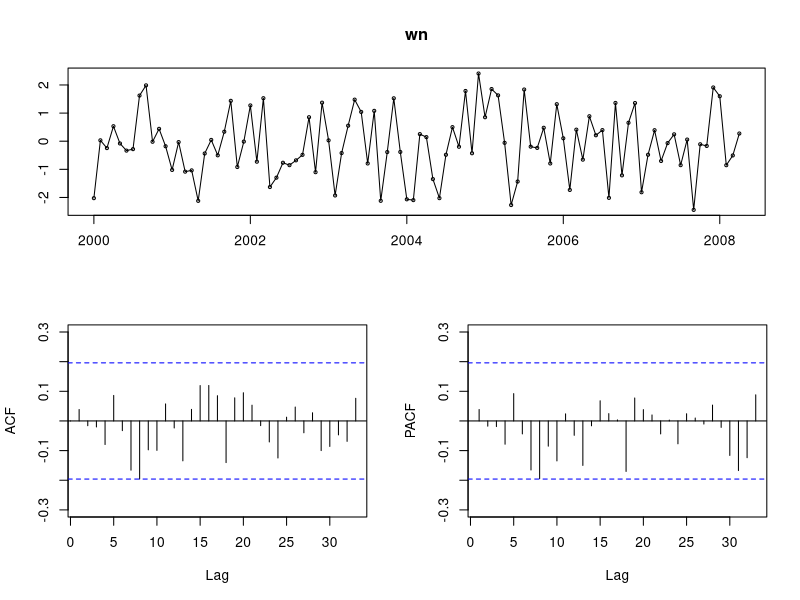
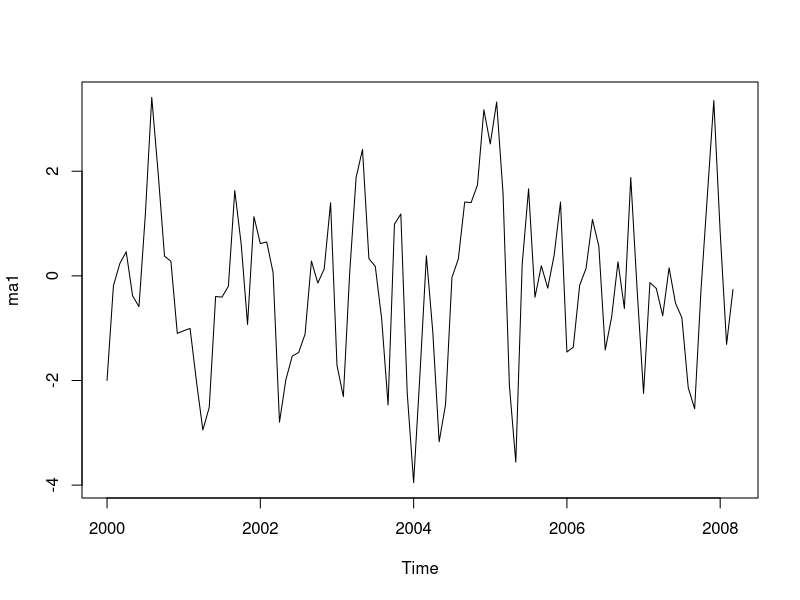
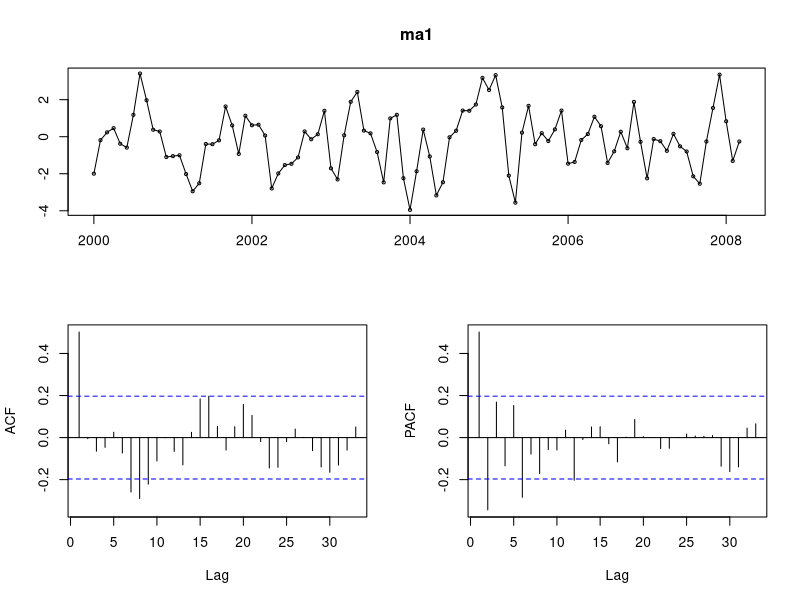
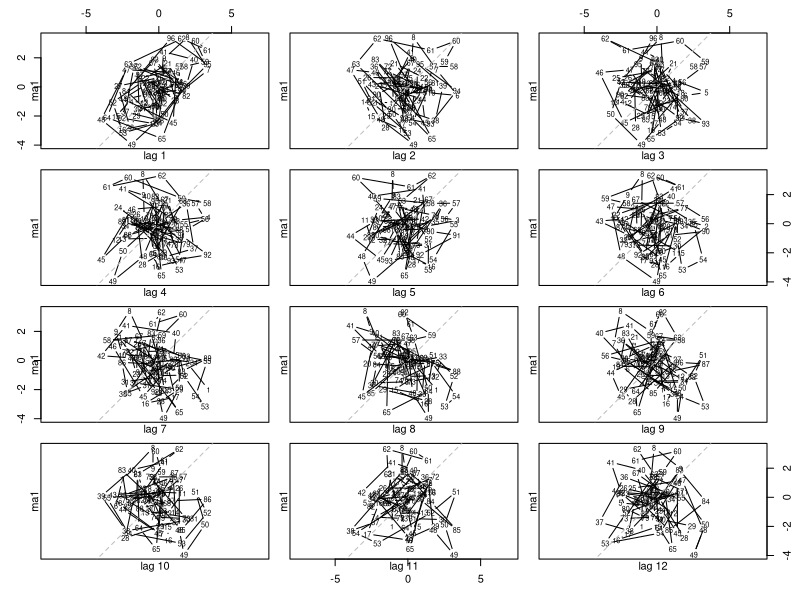
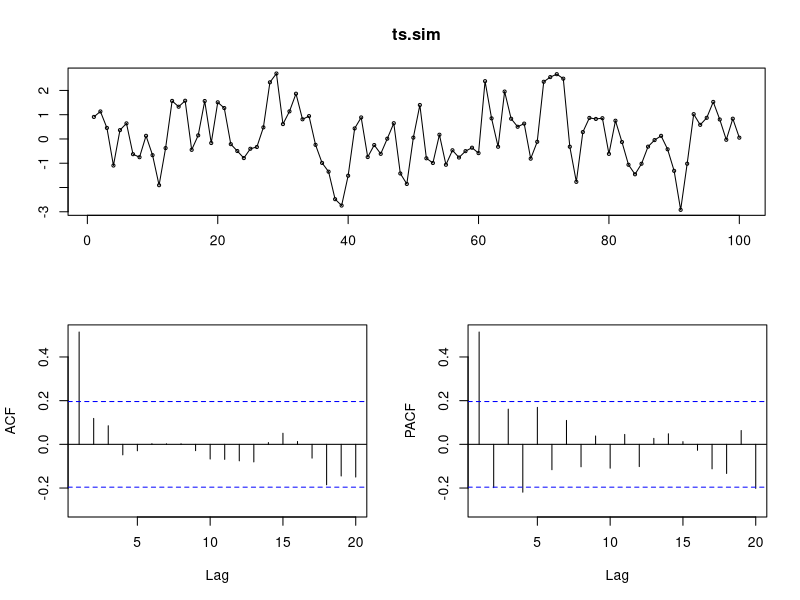
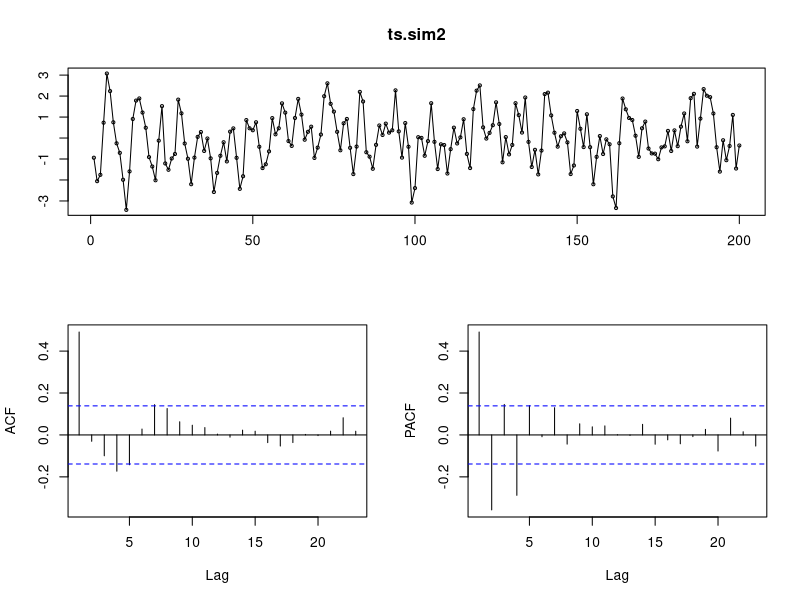

Write the R code that produced these figures, in order. (Note: this script raises an error after producing the figures.)

getwd()
setwd("D:/sharefile/Personal Folders/teaching2018/prog-exercises")

library(tseries)
library(forecast)
#simulatd process ma(1)
x <- rnorm(100)
wn <- ts(x, start=2000,frequency=12)
tsdisplay(wn)
mean(wn)
var(wn)

head(wn,10)
tail(wn)
aa<-lag(wn,1)
head(aa)
ma1 <- wn+(0.9*lag(wn,1))
head(ma1,10)
plot(ma1)
tsdisplay(ma1)
lag.plot(ma1,12)
mean(ma1)
var(ma1)



#use of arima.sim to simulate MA(q)

ts.sim <- arima.sim(list(order = c(0,0,1), ma= c(0.9)), n = 100)
tsdisplay(ts.sim)
mean(ts.sim)
var(ts.sim)
ts.sim2 <- arima.sim(list(order = c(0,0,1), ma= c(0.8)), n = 200)
mean(ts.sim2)
var(ts.sim2)

tsdisplay(ts.sim2)
ggmonthplot(ts.sim2)
ggseasonplot(ts.sim2)
lag.plot(ts.sim2,12)

ts.sim2 <- arima.sim(list(order = c(0,1,0)), n = 100)



#ex 1
ts.sim1 <- arima.sim(list(order = c(0,0,2), ma= c(0.3,0.8)), n = 200)
tsdisplay(ts.sim1)
ts.sim4 <- arima.sim(list(order = c(0,0,3), ma= c(0.5,0.8,0.6)), n = 100)
tsdisplay(ts.sim4)

#ex 2
ts.sim4a <- arima.sim(list(order = c(1,0,0), ar=c(-0.7)), n = 200)
tsdisplay(ts.sim4a)

ts.sim4a1 <- arima.sim(list(order = c(1,0,0), ar=c(0.9)), n = 100)
tsdisplay(ts.sim4a1)
lag.plot(ts.sim4a1,12)

ts.sim4b <- arima.sim(list(order = c(2,0,0), ar=c(0.6,0.3)), n = 100)
tsdisplay(ts.sim4b)

ts.sim4c <- arima.sim(list(order = c(3,0,0), ar=c(0.2,0.4,0.3)), n = 100)
tsdisplay(ts.sim4c)


#ex 3
ts.sim5 <- arima.sim(list(order = c(1,0,1), ar=c(0.8), ma= c(0.3)), n = 1000)
tsdisplay(ts.sim5)


#ex 4
ts.sim6 <- arima.sim(list(order = c(1,0,1), ar=c(0.3), ma= c(0.8)), n = 1000)
tsdisplay(ts.sim6)

ts.sim7 <- arima.sim(list(order = c(1,0,1), ar=c(0.8), ma= c(0.3)), n = 1000)
tsdisplay(ts.sim7)
estimate<-arima(ts.sim7,order=c(2,0,0), include.mean = FALSE)
estimate$aic
BIC(estimate)
summary(estimate)
tsdisplay(estimate$residuals)

ts.sim8 <- arima.sim(list(order = c(1,0,0), ar=c(0.6)), n = 100)
tsdisplay(ts.sim8)



#estimate 
estimate<-arima(ts.sim8,order=c(3,0,0), include.mean = FALSE)

estimate1<-arima(ts.sim8,order=c(3,0,0),fixed=c(0,0,NA,0))
names(estimate)
summary(estimate)
estimate$coef
estimate$var.coef
tsdisplay(estimate$residuals)
plot(ARMAacf(ts.sim8))
#tsdiag(estimate)
#forecast
#accuracy
#ts.union


#Ljung-Box test
x <- rnorm(100)
wn <- ts(x, start=2000,frequency=12)
t<-Box.test(wn,lag=12,type='Ljung')
names(t)
t$p.value
Box.test(estimate$residuals,lag=12,type='Ljung')



#how to save aic bic
aaic<-matrix(data=0, ncol=4, nrow=4);
aaic
for (i in 0:3){for (j in 0:3) {
  estimate<-arima(ts.sim8,order=c(i,0,j), include.mean = FALSE)
  aaic[i+1,j+1]<-estimate$aic
}} 
aaic

abic<-matrix(data=0, ncol=4, nrow=4);
for (i in 0:3){for (j in 0:3) {
  estimate<-arima(ts.sim8,order=c(i,0,j), include.mean = FALSE)
  abic[i+1,j+1]<-BIC(estimate)}} 
abic

estimate<-arima(diff(it_s,1),order=c(0,0,2), include.mean = FALSE)
names(estimate)

ts.plot(diff(it_s,1),estimate$series, main="IPI_Italy",xlab="year", ylab="IPI",lty=c(1,2),col=1:2)
legend("bottomleft", legend = c("NSA","SA"), col=1:2, lty = 1:2)

tsdisplay(estimate$residuals)
Box.test(estimate$residuals,lag=12,type='Ljung')
#adftest

x <- rnorm(1000)  # no unit-root
adf.test(x,,4)


